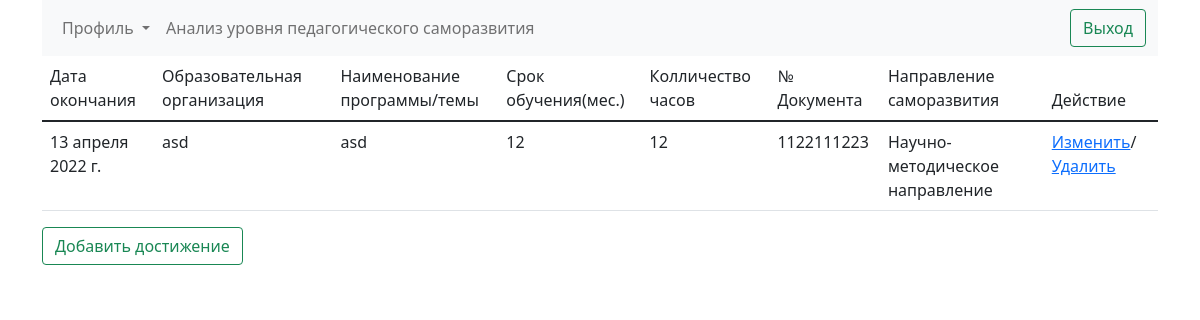
The page /home/pd/ (signed in) on the database its author committed.
### achievements/models.py (models this page shows, shortened)
class ProfessionalDevelopment(models.Model):
    key = models.ForeignKey(User, on_delete=models.CASCADE)
    date = models.DateField(verbose_name='Дата Окончания',
                            validators=[MaxValueValidator(limit_value=datenow(datetime.datetime.now().year,
                                                                              datetime.datetime.now().month,
                                                                              datetime.datetime.now().day))
                                        ])
    educational_organization = models.CharField(verbose_name='Образовательная организация', max_length=100)
    name_theme = models.CharField(verbose_name='Наименование программы/темы', max_length=100)
    duration_of_training = models.PositiveSmallIntegerField(verbose_name='Срок обучения(мес.)', validators=[
        MinValueValidator(limit_value=0
                          )])
    number_of_hours = models.PositiveSmallIntegerField(verbose_name='Количество часов',
                                                       validators=[
                                                           MinValueValidator(limit_value=10
                                                                             )]
                                                       )
    number_document = models.PositiveSmallIntegerField(verbose_name='№ документа', unique=True)
    the_direction_of_self_development = models.TextField(choices=choices_type,
                                                         verbose_name='Направление саморазвития',
                                                         default=choices_type[0][0])
    class Meta:
        verbose_name = 'Повышение квалификации'
        verbose_name_plural = 'Повышение квалификации'

### achievements/views.py (the view)
# urls.py: path('home/pd/', professional_development, name='pd'),
def professional_development(request):
    if request.user.is_authenticated:
        pd = ProfessionalDevelopment.objects.filter(key=request.user)
        return render(request, 'professional_development_page.html', {'pd': pd})
    else:
        return redirect('log')

### templates/professional_development_page.html (shortened to what this page needs)
<!DOCTYPE html>
<html lang="en">
<head>
    {% extends 'home_page.html' %}
{% block test %}
<div class="container">
<table class = "table table-hover">
    <thead>
        <tr>
        <td >Дата окончания</td>
        <td>Образовательная организация</td>
        <td>Наименование программы/темы</td>
        <td>Срок обучения(мес.)</td>
        <td>Колличество часов</td>
            <td>№ Документа</td>
            <td>Направление саморазвития</td>
            <td>Действие</td>
        </tr>
    </thead>
    {% for a in pd %}
    <tbody>
        <tr>
        <td>
        {{ a.date }}
        </td>
            <td>{{  a.educational_organization}}</td>
        <td>{{ a.name_theme }}  </td>
        <td>{{ a.duration_of_training }}  </td>
            <td>{{ a.number_of_hours }}  </td>
            <td>{{ a.number_document }}  </td>
            <td>{{ a.the_direction_of_self_development }}  </td>
        <td><a href="{% url 'update_pd' a.pk %}"> Изменить</a>/<a href="{%  url 'delete_pd' a.id %}">Удалить</a>
        </td>
        </tr>
    </tbody>
    {% endfor %}
    </table>
</div>
    <div class="container">
    <button class="btn btn-outline-success" type="submit" onclick="window.location.href={% url 'addpd' %}">
                    Добавить достижение
                </button>
    </div>
{% endblock %}

### rows shown on the page
ProfessionalDevelopment: date "13 апреля 2022 г.", educational_organization "asd", name_theme "asd", duration_of_training "12", number_of_hours "12", number_document "1122111223", the_direction_of_self_development "Научно-методическое направление"
